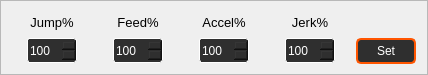
               <widget class="QFrame" name="frame_9">
                <property name="sizePolicy">
                 <sizepolicy hsizetype="Preferred" vsizetype="Expanding">
                  <horstretch>0</horstretch>
                  <verstretch>0</verstretch>
                 </sizepolicy>
                </property>
                <property name="minimumSize">
                 <size>
                  <width>0</width>
                  <height>70</height>
                 </size>
                </property>
                <property name="maximumSize">
                 <size>
                  <width>600</width>
                  <height>75</height>
                 </size>
                </property>
                <property name="frameShape">
                 <enum>QFrame::StyledPanel</enum>
                </property>
                <property name="frameShadow">
                 <enum>QFrame::Raised</enum>
                </property>
                <layout class="QGridLayout" name="gridLayout_3">
                 <item row="1" column="1" alignment="Qt::AlignHCenter|Qt::AlignVCenter">
                  <widget class="QLabel" name="l7_3">
                   <property name="minimumSize">
                    <size>
                     <width>80</width>
                     <height>20</height>
                    </size>
                   </property>
                   <property name="maximumSize">
                    <size>
                     <width>80</width>
                     <height>20</height>
                    </size>
                   </property>
                   <property name="font">
                    <font>
                     <pointsize>10</pointsize>
                    </font>
                   </property>
                   <property name="text">
                    <string>Feed%</string>
                   </property>
                   <property name="alignment">
                    <set>Qt::AlignCenter</set>
                   </property>
                  </widget>
                 </item>
                 <item row="1" column="2" alignment="Qt::AlignHCenter|Qt::AlignVCenter">
                  <widget class="QLabel" name="l9_2">
                   <property name="minimumSize">
                    <size>
                     <width>80</width>
                     <height>20</height>
                    </size>
                   </property>
                   <property name="maximumSize">
                    <size>
                     <width>80</width>
                     <height>20</height>
                    </size>
                   </property>
                   <property name="font">
                    <font>
                     <pointsize>10</pointsize>
                    </font>
                   </property>
                   <property name="text">
                    <string>Accel%</string>
                   </property>
                   <property name="alignment">
                    <set>Qt::AlignCenter</set>
                   </property>
                  </widget>
                 </item>
                 <item row="1" column="3" alignment="Qt::AlignHCenter|Qt::AlignVCenter">
                  <widget class="QLabel" name="l9_3">
                   <property name="minimumSize">
                    <size>
                     <width>80</width>
                     <height>20</height>
                    </size>
                   </property>
                   <property name="maximumSize">
                    <size>
                     <width>80</width>
                     <height>20</height>
                    </size>
                   </property>
                   <property name="font">
                    <font>
                     <pointsize>10</pointsize>
                    </font>
                   </property>
                   <property name="text">
                    <string>Jerk%</string>
                   </property>
                   <property name="alignment">
                    <set>Qt::AlignCenter</set>
                   </property>
                  </widget>
                 </item>
                 <item row="2" column="0" alignment="Qt::AlignHCenter|Qt::AlignVCenter">
                  <widget class="QDoubleSpinBox" name="d100">
                   <property name="minimumSize">
                    <size>
                     <width>50</width>
                     <height>25</height>
                    </size>
                   </property>
                   <property name="maximumSize">
                    <size>
                     <width>50</width>
                     <height>25</height>
                    </size>
                   </property>
                   <property name="font">
                    <font>
                     <pointsize>9</pointsize>
                    </font>
                   </property>
                   <property name="styleSheet">
                    <string notr="true">QDoubleSpinBox{
background-color: rgb(47, 47, 47);
color: rgb(255, 255, 255);
border-style: solid;
border-radius:3px;
border-width:1px; 
border-color:white;
}
QDoubleSpinBox:hover{
border-color: rgb(85, 170, 255);
}
QPlainTextEdit:focus{
border-color: rgb(85, 170, 255);
}
QDoubleSpinBox:disabled {
background-color: rgb(63, 63, 63);
color: rgb(0, 0, 0);
border-color:rgb(120, 120, 120)
}</string>
                   </property>
                   <property name="decimals">
                    <number>0</number>
                   </property>
                   <property name="maximum">
                    <double>999.000000000000000</double>
                   </property>
                   <property name="value">
                    <double>100.000000000000000</double>
                   </property>
                  </widget>
                 </item>
                 <item row="2" column="3" alignment="Qt::AlignHCenter|Qt::AlignVCenter">
                  <widget class="QDoubleSpinBox" name="d103">
                   <property name="minimumSize">
                    <size>
                     <width>50</width>
                     <height>25</height>
                    </size>
                   </property>
                   <property name="maximumSize">
                    <size>
                     <width>50</width>
                     <height>25</height>
                    </size>
                   </property>
                   <property name="font">
                    <font>
                     <pointsize>9</pointsize>
                    </font>
                   </property>
                   <property name="styleSheet">
                    <string notr="true">QDoubleSpinBox{
background-color: rgb(47, 47, 47);
color: rgb(255, 255, 255);
border-style: solid;
border-radius:3px;
border-width:1px; 
border-color:white;
}
QDoubleSpinBox:hover{
border-color: rgb(85, 170, 255);
}
QPlainTextEdit:focus{
border-color: rgb(85, 170, 255);
}
QDoubleSpinBox:disabled {
background-color: rgb(63, 63, 63);
color: rgb(0, 0, 0);
border-color:rgb(120, 120, 120)
}</string>
                   </property>
                   <property name="decimals">
                    <number>0</number>
                   </property>
                   <property name="maximum">
                    <double>999.000000000000000</double>
                   </property>
                   <property name="value">
                    <double>100.000000000000000</double>
                   </property>
                  </widget>
                 </item>
                 <item row="2" column="2" alignment="Qt::AlignHCenter|Qt::AlignVCenter">
                  <widget class="QDoubleSpinBox" name="d102">
                   <property name="minimumSize">
                    <size>
                     <width>50</width>
                     <height>25</height>
                    </size>
                   </property>
                   <property name="maximumSize">
                    <size>
                     <width>50</width>
                     <height>25</height>
                    </size>
                   </property>
                   <property name="font">
                    <font>
                     <pointsize>9</pointsize>
                    </font>
                   </property>
                   <property name="styleSheet">
                    <string notr="true">QDoubleSpinBox{
background-color: rgb(47, 47, 47);
color: rgb(255, 255, 255);
border-style: solid;
border-radius:3px;
border-width:1px; 
border-color:white;
}
QDoubleSpinBox:hover{
border-color: rgb(85, 170, 255);
}
QPlainTextEdit:focus{
border-color: rgb(85, 170, 255);
}
QDoubleSpinBox:disabled {
background-color: rgb(63, 63, 63);
color: rgb(0, 0, 0);
border-color:rgb(120, 120, 120)
}</string>
                   </property>
                   <property name="decimals">
                    <number>0</number>
                   </property>
                   <property name="maximum">
                    <double>999.000000000000000</double>
                   </property>
                   <property name="value">
                    <double>100.000000000000000</double>
                   </property>
                  </widget>
                 </item>
                 <item row="2" column="1" alignment="Qt::AlignHCenter|Qt::AlignVCenter">
                  <widget class="QDoubleSpinBox" name="d101">
                   <property name="minimumSize">
                    <size>
                     <width>50</width>
                     <height>25</height>
                    </size>
                   </property>
                   <property name="maximumSize">
                    <size>
                     <width>50</width>
                     <height>25</height>
                    </size>
                   </property>
                   <property name="font">
                    <font>
                     <pointsize>9</pointsize>
                    </font>
                   </property>
                   <property name="styleSheet">
                    <string notr="true">QDoubleSpinBox{
background-color: rgb(47, 47, 47);
color: rgb(255, 255, 255);
border-style: solid;
border-radius:3px;
border-width:1px; 
border-color:white;
}
QDoubleSpinBox:hover{
border-color: rgb(85, 170, 255);
}
QPlainTextEdit:focus{
border-color: rgb(85, 170, 255);
}
QDoubleSpinBox:disabled {
background-color: rgb(63, 63, 63);
color: rgb(0, 0, 0);
border-color:rgb(120, 120, 120)
}</string>
                   </property>
                   <property name="decimals">
                    <number>0</number>
                   </property>
                   <property name="maximum">
                    <double>999.000000000000000</double>
                   </property>
                   <property name="value">
                    <double>100.000000000000000</double>
                   </property>
                  </widget>
                 </item>
                 <item row="2" column="4" alignment="Qt::AlignHCenter|Qt::AlignVCenter">
                  <widget class="QPushButton" name="p24">
                   <property name="enabled">
                    <bool>true</bool>
                   </property>
                   <property name="minimumSize">
                    <size>
                     <width>60</width>
                     <height>26</height>
                    </size>
                   </property>
                   <property name="maximumSize">
                    <size>
                     <width>60</width>
                     <height>26</height>
                    </size>
                   </property>
                   <property name="font">
                    <font>
                     <pointsize>9</pointsize>
                    </font>
                   </property>
                   <property name="styleSheet">
                    <string notr="true">QPushButton {
background-color:rgb(47, 47, 47);
color: rgb(255, 255, 255);
border-style: solid;
border-radius:5px;
border-width:2px; 
border-color:rgb(255, 85, 0);
}
QPushButton:hover {
border-width:3px; 
border-color:rgb(255, 115, 30);
}
QPushButton:pressed {
background-color:rgb(255, 115, 30);
border-color: rgb(255, 195, 110);
border-width: 4px;     
}
QPushButton:disabled{
background-color: rgb(255, 149, 62);
color: rgb(83, 83, 83);
border-color:rgb(83, 83, 83);
}

</string>
                   </property>
                   <property name="text">
                    <string>Set</string>
                   </property>
                  </widget>
                 </item>
                 <item row="1" column="0">
                  <widget class="QLabel" name="l7_2">
                   <property name="minimumSize">
                    <size>
                     <width>80</width>
                     <height>20</height>
                    </size>
                   </property>
                   <property name="maximumSize">
                    <size>
                     <width>80</width>
                     <height>20</height>
                    </size>
                   </property>
                   <property name="font">
                    <font>
                     <pointsize>10</pointsize>
                    </font>
                   </property>
                   <property name="text">
                    <string>Jump%</string>
                   </property>
                   <property name="alignment">
                    <set>Qt::AlignCenter</set>
                   </property>
                  </widget>
                 </item>
                </layout>
               </widget>
